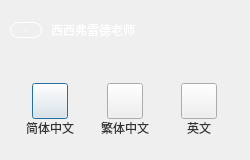
<?xml version="1.0" encoding="UTF-8"?>
<ui version="4.0">
 <class>languageSetDlg</class>
 <widget class="QDialog" name="languageSetDlg">
  <property name="geometry">
   <rect>
    <x>0</x>
    <y>0</y>
    <width>250</width>
    <height>160</height>
   </rect>
  </property>
  <property name="minimumSize">
   <size>
    <width>250</width>
    <height>160</height>
   </size>
  </property>
  <property name="maximumSize">
   <size>
    <width>250</width>
    <height>160</height>
   </size>
  </property>
  <property name="windowTitle">
   <string>Form</string>
  </property>
  <property name="styleSheet">
   <string notr="true">QDialog#MoreSettingWdg{
 border-image: url(:/widget/img/widget/更多选项底色.png);
}</string>
  </property>
  <layout class="QVBoxLayout" name="verticalLayout">
   <property name="spacing">
    <number>0</number>
   </property>
   <property name="leftMargin">
    <number>0</number>
   </property>
   <property name="topMargin">
    <number>0</number>
   </property>
   <property name="rightMargin">
    <number>0</number>
   </property>
   <property name="bottomMargin">
    <number>0</number>
   </property>
   <item>
    <layout class="QHBoxLayout" name="horizontalLayout_2">
     <property name="spacing">
      <number>9</number>
     </property>
     <property name="leftMargin">
      <number>10</number>
     </property>
     <item>
      <widget class="QLabel" name="labRol">
       <property name="minimumSize">
        <size>
         <width>32</width>
         <height>16</height>
        </size>
       </property>
       <property name="maximumSize">
        <size>
         <width>32</width>
         <height>16</height>
        </size>
       </property>
       <property name="font">
        <font>
         <family>微软雅黑</family>
         <pointsize>-1</pointsize>
         <weight>50</weight>
         <italic>false</italic>
         <bold>false</bold>
        </font>
       </property>
       <property name="styleSheet">
        <string notr="true">#labRol{
color: rgb(255, 255, 255);

font: 9px &quot;微软雅黑&quot;;
border-width: 1px;
border-radius:8px;
border-style:solid;
border-color: rgb(255, 255, 255);
}
</string>
       </property>
       <property name="text">
        <string>讲师</string>
       </property>
       <property name="alignment">
        <set>Qt::AlignCenter</set>
       </property>
      </widget>
     </item>
     <item>
      <widget class="QLabel" name="labNick">
       <property name="minimumSize">
        <size>
         <width>0</width>
         <height>60</height>
        </size>
       </property>
       <property name="maximumSize">
        <size>
         <width>16777215</width>
         <height>60</height>
        </size>
       </property>
       <property name="styleSheet">
        <string notr="true">color: rgb(255, 255, 255);
font: 14px &quot;微软雅黑&quot;;</string>
       </property>
       <property name="text">
        <string>西西弗雷德老师</string>
       </property>
      </widget>
     </item>
    </layout>
   </item>
   <item>
    <spacer name="verticalSpacer">
     <property name="orientation">
      <enum>Qt::Vertical</enum>
     </property>
     <property name="sizeHint" stdset="0">
      <size>
       <width>20</width>
       <height>17</height>
      </size>
     </property>
    </spacer>
   </item>
   <item>
    <layout class="QHBoxLayout" name="horizontalLayout_3">
     <item>
      <spacer name="horizontalSpacer_11">
       <property name="orientation">
        <enum>Qt::Horizontal</enum>
       </property>
       <property name="sizeHint" stdset="0">
        <size>
         <width>40</width>
         <height>20</height>
        </size>
       </property>
      </spacer>
     </item>
     <item>
      <layout class="QGridLayout" name="gridLayout_4">
       <property name="spacing">
        <number>0</number>
       </property>
       <item row="0" column="0">
        <spacer name="horizontalSpacer_12">
         <property name="orientation">
          <enum>Qt::Horizontal</enum>
         </property>
         <property name="sizeHint" stdset="0">
          <size>
           <width>6</width>
           <height>20</height>
          </size>
         </property>
        </spacer>
       </item>
       <item row="0" column="1">
        <widget class="QPushButton" name="btnSimplified">
         <property name="minimumSize">
          <size>
           <width>36</width>
           <height>36</height>
          </size>
         </property>
         <property name="maximumSize">
          <size>
           <width>36</width>
           <height>36</height>
          </size>
         </property>
         <property name="styleSheet">
          <string notr="true">QPushButton{
	border-image: url(:/button/img/button/setting_Normal.png);
}

QPushButton:hover{
	
	border-image: url(:/button/img/button/setting_Click.png);
}

QPushButton:pressed{
	border-image: url(:/button/img/button/setting_Normal.png);
}

QPushButton:disable{
	border-image: url(:/button/img/button/setting_Normal.png);
}</string>
         </property>
         <property name="text">
          <string/>
         </property>
        </widget>
       </item>
       <item row="0" column="2">
        <spacer name="horizontalSpacer_13">
         <property name="orientation">
          <enum>Qt::Horizontal</enum>
         </property>
         <property name="sizeHint" stdset="0">
          <size>
           <width>6</width>
           <height>20</height>
          </size>
         </property>
        </spacer>
       </item>
       <item row="1" column="0" colspan="3">
        <widget class="QLabel" name="labSimplified">
         <property name="sizePolicy">
          <sizepolicy hsizetype="Fixed" vsizetype="Preferred">
           <horstretch>0</horstretch>
           <verstretch>0</verstretch>
          </sizepolicy>
         </property>
         <property name="minimumSize">
          <size>
           <width>48</width>
           <height>0</height>
          </size>
         </property>
         <property name="maximumSize">
          <size>
           <width>48</width>
           <height>16777215</height>
          </size>
         </property>
         <property name="styleSheet">
          <string notr="true">font: 12px &quot;微软雅黑&quot;;
color: rgb(51, 51, 51);</string>
         </property>
         <property name="text">
          <string>简体中文</string>
         </property>
         <property name="alignment">
          <set>Qt::AlignCenter</set>
         </property>
        </widget>
       </item>
      </layout>
     </item>
     <item>
      <spacer name="horizontalSpacer_14">
       <property name="orientation">
        <enum>Qt::Horizontal</enum>
       </property>
       <property name="sizeHint" stdset="0">
        <size>
         <width>40</width>
         <height>20</height>
        </size>
       </property>
      </spacer>
     </item>
     <item>
      <layout class="QGridLayout" name="gridLayout_5">
       <property name="spacing">
        <number>0</number>
       </property>
       <item row="0" column="0">
        <spacer name="horizontalSpacer_15">
         <property name="orientation">
          <enum>Qt::Horizontal</enum>
         </property>
         <property name="sizeHint" stdset="0">
          <size>
           <width>6</width>
           <height>20</height>
          </size>
         </property>
        </spacer>
       </item>
       <item row="0" column="1">
        <widget class="QPushButton" name="btnTraditional">
         <property name="minimumSize">
          <size>
           <width>36</width>
           <height>36</height>
          </size>
         </property>
         <property name="maximumSize">
          <size>
           <width>36</width>
           <height>36</height>
          </size>
         </property>
         <property name="styleSheet">
          <string notr="true">QPushButton{
	border-image: url(:/button/img/button/languge_Normal.png);
}

QPushButton:hover{
	border-image: url(:/button/img/button/languge_Click.png);
}

QPushButton:pressed{
	border-image: url(:/button/img/button/languge_Normal.png);
}

QPushButton:disable{
	border-image: url(:/button/img/button/languge_Normal.png);
}</string>
         </property>
         <property name="text">
          <string/>
         </property>
        </widget>
       </item>
       <item row="0" column="2">
        <spacer name="horizontalSpacer_16">
         <property name="orientation">
          <enum>Qt::Horizontal</enum>
         </property>
         <property name="sizeHint" stdset="0">
          <size>
           <width>6</width>
           <height>20</height>
          </size>
         </property>
        </spacer>
       </item>
       <item row="1" column="0" colspan="3">
        <widget class="QLabel" name="labTraditional">
         <property name="minimumSize">
          <size>
           <width>48</width>
           <height>0</height>
          </size>
         </property>
         <property name="maximumSize">
          <size>
           <width>48</width>
           <height>16777215</height>
          </size>
         </property>
         <property name="styleSheet">
          <string notr="true">font: 12px &quot;微软雅黑&quot;;
color: rgb(51, 51, 51);</string>
         </property>
         <property name="text">
          <string>繁体中文</string>
         </property>
         <property name="alignment">
          <set>Qt::AlignCenter</set>
         </property>
        </widget>
       </item>
      </layout>
     </item>
     <item>
      <spacer name="horizontalSpacer_17">
       <property name="orientation">
        <enum>Qt::Horizontal</enum>
       </property>
       <property name="sizeHint" stdset="0">
        <size>
         <width>40</width>
         <height>20</height>
        </size>
       </property>
      </spacer>
     </item>
     <item>
      <layout class="QGridLayout" name="gridLayout_6">
       <property name="spacing">
        <number>0</number>
       </property>
       <item row="0" column="0">
        <spacer name="horizontalSpacer_18">
         <property name="orientation">
          <enum>Qt::Horizontal</enum>
         </property>
         <property name="sizeHint" stdset="0">
          <size>
           <width>6</width>
           <height>20</height>
          </size>
         </property>
        </spacer>
       </item>
       <item row="0" column="1">
        <widget class="QPushButton" name="btnEnglish">
         <property name="minimumSize">
          <size>
           <width>36</width>
           <height>36</height>
          </size>
         </property>
         <property name="maximumSize">
          <size>
           <width>36</width>
           <height>36</height>
          </size>
         </property>
         <property name="styleSheet">
          <string notr="true">QPushButton{
	border-image: url(:/button/img/button/quit_Normal.png);
}

QPushButton:hover{
	border-image: url(:/button/img/button/quit_Click Copy.png);
}

QPushButton:pressed{
	border-image: url(:/button/img/button/quit_Normal.png);
}

QPushButton:disable{
	border-image: url(:/button/img/button/quit_Normal.png);
}</string>
         </property>
         <property name="text">
          <string/>
         </property>
        </widget>
       </item>
       <item row="0" column="2">
        <spacer name="horizontalSpacer_19">
         <property name="orientation">
          <enum>Qt::Horizontal</enum>
         </property>
         <property name="sizeHint" stdset="0">
          <size>
           <width>6</width>
           <height>20</height>
          </size>
         </property>
        </spacer>
       </item>
       <item row="1" column="0" colspan="3">
        <widget class="QLabel" name="labEnglish">
         <property name="minimumSize">
          <size>
           <width>48</width>
           <height>0</height>
          </size>
         </property>
         <property name="maximumSize">
          <size>
           <width>48</width>
           <height>16777215</height>
          </size>
         </property>
         <property name="styleSheet">
          <string notr="true">font: 12px &quot;微软雅黑&quot;;
color: rgb(51, 51, 51);</string>
         </property>
         <property name="text">
          <string>英文</string>
         </property>
         <property name="alignment">
          <set>Qt::AlignCenter</set>
         </property>
        </widget>
       </item>
      </layout>
     </item>
     <item>
      <spacer name="horizontalSpacer_20">
       <property name="orientation">
        <enum>Qt::Horizontal</enum>
       </property>
       <property name="sizeHint" stdset="0">
        <size>
         <width>40</width>
         <height>20</height>
        </size>
       </property>
      </spacer>
     </item>
    </layout>
   </item>
   <item>
    <spacer name="verticalSpacer_2">
     <property name="orientation">
      <enum>Qt::Vertical</enum>
     </property>
     <property name="sizeHint" stdset="0">
      <size>
       <width>20</width>
       <height>18</height>
      </size>
     </property>
    </spacer>
   </item>
  </layout>
 </widget>
 <resources>
  <include location="../../VLive/VLive.qrc"/>
 </resources>
 <connections/>
</ui>
